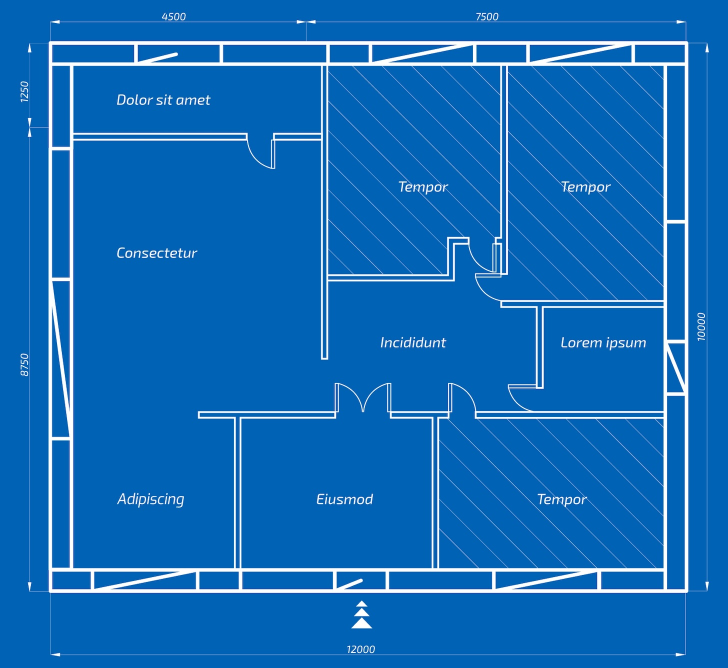
#> input picture src/data/input/plan.jpg, 1456 x 1336 px (shown at 1/2 size); its folder holds only this picture in this run
$ python annotate_floorplan_batches_click.py --input ../../data/input --out out.png
#> lines starting #> are read from the running program, lines starting #| are printed output that depends on the picture
#!/usr/bin/env python3
# -*- coding: utf-8 -*-
"""
annotate_floorplan_batches_click.py

Пакетная ручная разметка кандидатов планировок через клики мышью.

Логика
======
Показывается батч 3 x 4 = 12 изображений.

По умолчанию все картинки в батче считаются GOOD.
Если кликнуть по картинке:
    она помечается как BAD и подсвечивается красной рамкой 4 px.
Если кликнуть по ней второй раз:
    BAD снимается, картинка снова GOOD.

Переходы
========
SPACE / ENTER / ArrowRight / d / n
    сохранить текущий батч и перейти вперёд.

ArrowLeft / a / p / Backspace
    сохранить текущий батч и перейти назад.

q / ESC
    сохранить и выйти.

r
    сбросить выделения BAD в текущем батче: все GOOD.

x
    пометить все 12 как BAD.

Цель
====
Быстро разметить ~1400-1600 crop-кандидатов:
    кликами отмечаешь только плохие,
    Enter/Space — следующий батч.

Вход
====
Лучше использовать results.csv ранжировщика, чтобы порядок был по убыванию score:

python3 src/tools/annotate_floorplan_batches_click.py \
  --results-csv data/housesru/floorplans_ranked_v2/results.csv \
  --out data/housesru/floorplans_manual_click_v1 \
  --mode symlink \
  --limit 1600

Если надо размечать уже готовую папку ranked_all/top_k:

python3 src/tools/annotate_floorplan_batches_click.py \
  --input data/housesru/floorplans_ranked_v2/ranked_all \
  --out data/housesru/floorplans_manual_click_v1 \
  --mode symlink \
  --limit 1600

Выход
=====
out/
  labels.jsonl
  labels.csv
  annotation_manifest.json
  good/
  bad/

Можно прерываться через q/ESC и продолжать той же командой.
"""

from __future__ import annotations

import argparse
import csv
import json
import os
import re
import shutil
import time
from dataclasses import dataclass
from pathlib import Path
from typing import Any, Optional

import cv2
import numpy as np


IMAGE_EXTS = {".png", ".jpg", ".jpeg", ".webp", ".bmp", ".tif", ".tiff"}


@dataclass
class Candidate:
    index: int
    src: str
    name: str
    score: float
    rank: int
    hard_reject: bool
    meta: dict[str, Any]


@dataclass
class CellBox:
    position: int
    x0: int
    y0: int
    x1: int
    y1: int


class ClickState:
    def __init__(self) -> None:
        self.bad_positions: set[int] = set()
        self.cell_boxes: list[CellBox] = []
        self.dirty: bool = True
        self.action: Optional[str] = None


def ensure_dir(path: Path) -> None:
    path.mkdir(parents=True, exist_ok=True)


def safe_name(value: str) -> str:
    value = re.sub(r"[^a-zA-Z0-9_.-]+", "_", value.strip())
    value = re.sub(r"_+", "_", value)
    return value.strip("_") or "image"


# [21 lines left out: functions parse_bool, parse_float, parse_int, not called in this run]


def infer_score_from_name(path: Path) -> float:
    m = re.search(r"score_([+-]?\d+(?:\.\d+)?)", path.name)
    if m:
        return parse_float(m.group(1), 0.0)
    return 0.0


def infer_rank_from_name(path: Path) -> int:
    m = re.match(r"^(\d{1,8})__", path.name)
    if m:
        return int(m.group(1))
    return 10**9


def find_images(input_dir: Path) -> list[Path]:
    return sorted(
        p for p in input_dir.rglob("*")
        if p.is_file() and p.suffix.lower() in IMAGE_EXTS
    )


def load_candidates_from_dir(input_dir: Path) -> list[Candidate]:
    images = find_images(input_dir)

    candidates: list[Candidate] = []
    for i, path in enumerate(images, start=1):
        candidates.append(
            Candidate(
                index=i,
                src=str(path.resolve()),
                name=path.name,
                score=infer_score_from_name(path),
                rank=infer_rank_from_name(path),
                hard_reject=False,
                meta={},
            )
        )

    candidates.sort(key=lambda c: (c.rank, -c.score, c.name))

    for i, c in enumerate(candidates, start=1):
        c.index = i

    return candidates


# [48 lines left out: functions resolve_candidate_source, load_candidates_from_csv, not called in this run]


def read_existing_labels(labels_path: Path) -> dict[str, dict[str, Any]]:
    if not labels_path.exists():
        return {}

    labels: dict[str, dict[str, Any]] = {}
    with labels_path.open("r", encoding="utf-8") as f:
        for line in f:
            line = line.strip()
            if not line:
                continue
            try:
                row = json.loads(line)
            except Exception:
                continue
            src = row.get("src")
            if src:
                labels[str(src)] = row

    return labels


def rewrite_labels(labels_path: Path, labels: dict[str, dict[str, Any]], candidates: list[Candidate]) -> None:
    ensure_dir(labels_path.parent)
    order = {c.src: i for i, c in enumerate(candidates)}
    rows = sorted(labels.values(), key=lambda r: order.get(str(r.get("src")), 10**9))

    with labels_path.open("w", encoding="utf-8") as f:
        for row in rows:
            f.write(json.dumps(row, ensure_ascii=False) + "\n")


def write_labels_csv(csv_path: Path, labels: dict[str, dict[str, Any]], candidates: list[Candidate]) -> None:
    ensure_dir(csv_path.parent)
    order = {c.src: i for i, c in enumerate(candidates)}
    rows = sorted(labels.values(), key=lambda r: order.get(str(r.get("src")), 10**9))

    fieldnames = [
        "src",
        "name",
        "label",
        "is_good",
        "score",
        "rank",
        "candidate_index",
        "batch_index",
        "position_in_batch",
        "hard_reject",
        "annotated_at_unix",
    ]

    with csv_path.open("w", encoding="utf-8", newline="") as f:
        writer = csv.DictWriter(f, fieldnames=fieldnames)
        writer.writeheader()
        for row in rows:
            writer.writerow({k: row.get(k, "") for k in fieldnames})


def materialize(src: Path, dst: Path, mode: str) -> None:
    ensure_dir(dst.parent)

    if dst.exists() or dst.is_symlink():
        dst.unlink()

    if mode == "copy":
        shutil.copy2(src, dst)
    elif mode == "symlink":
        os.symlink(src.resolve(), dst)
    elif mode == "hardlink":
        try:
            os.link(src, dst)
        except OSError:
            shutil.copy2(src, dst)
    else:
        raise ValueError(mode)


def rebuild_label_dirs(out_dir: Path, labels: dict[str, dict[str, Any]], candidates: list[Candidate], mode: str) -> None:
    good_dir = out_dir / "good"
    bad_dir = out_dir / "bad"

    if good_dir.exists():
        shutil.rmtree(good_dir)
    if bad_dir.exists():
        shutil.rmtree(bad_dir)

    ensure_dir(good_dir)
    ensure_dir(bad_dir)

    by_src = {c.src: c for c in candidates}

    for src, row in labels.items():
        c = by_src.get(src)
        if c is None:
            continue

        src_path = Path(src)
        if not src_path.exists():
            continue

        prefix = f"{c.index:06d}__score_{c.score:+08.3f}__"
        dst_name = prefix + safe_name(c.name)

        dst = (good_dir if row.get("is_good") else bad_dir) / dst_name
        materialize(src_path, dst, mode=mode)


def write_manifest(out_dir: Path, candidates: list[Candidate], labels: dict[str, dict[str, Any]], args: argparse.Namespace) -> None:
    good_count = sum(1 for row in labels.values() if row.get("is_good"))
    bad_count = sum(1 for row in labels.values() if not row.get("is_good"))

    manifest = {
        "schema": "manual_floorplan_click_batch_annotation/v1",
        "input": args.input,
        "results_csv": args.results_csv,
        "out": str(out_dir),
        "mode": args.mode,
        "batch_size": args.rows * args.cols,
        "rows": args.rows,
        "cols": args.cols,
        "candidate_count": len(candidates),
        "labeled_count": len(labels),
        "good_count": good_count,
        "bad_count": bad_count,
        "remaining_count": max(0, len(candidates) - len(labels)),
        "labels_jsonl": str(out_dir / "labels.jsonl"),
        "labels_csv": str(out_dir / "labels.csv"),
        "good_dir": str(out_dir / "good"),
        "bad_dir": str(out_dir / "bad"),
    }

    (out_dir / "annotation_manifest.json").write_text(
        json.dumps(manifest, ensure_ascii=False, indent=2),
        encoding="utf-8",
    )


def label_row(candidate: Candidate, label: str, batch_index: int, position_in_batch: int) -> dict[str, Any]:
    is_good = label == "good"
    return {
        "src": candidate.src,
        "name": candidate.name,
        "label": label,
        "is_good": is_good,
        "score": candidate.score,
        "rank": candidate.rank,
        "candidate_index": candidate.index,
        "batch_index": batch_index,
        "position_in_batch": position_in_batch,
        "hard_reject": candidate.hard_reject,
        "annotated_at_unix": time.time(),
        "meta": candidate.meta,
    }


def chunk_candidates(candidates: list[Candidate], batch_size: int) -> list[list[Candidate]]:
    return [candidates[i:i + batch_size] for i in range(0, len(candidates), batch_size)]


def find_start_batch(batches: list[list[Candidate]], labels: dict[str, dict[str, Any]]) -> int:
    for i, batch in enumerate(batches):
        if any(c.src not in labels for c in batch):
            return i
    return max(0, len(batches) - 1)


def save_all(out_dir: Path, labels: dict[str, dict[str, Any]], candidates: list[Candidate], args: argparse.Namespace) -> None:
    rewrite_labels(out_dir / "labels.jsonl", labels, candidates)
    write_labels_csv(out_dir / "labels.csv", labels, candidates)
    write_manifest(out_dir, candidates, labels, args)


def imread_unicode(path: Path) -> np.ndarray:
    data = np.fromfile(str(path), dtype=np.uint8)
    img = cv2.imdecode(data, cv2.IMREAD_COLOR)
    if img is None:
        img = np.full((200, 300, 3), 255, dtype=np.uint8)
        cv2.putText(
            img,
            "cannot read",
            (20, 100),
            cv2.FONT_HERSHEY_SIMPLEX,
            0.8,
            (0, 0, 255),
            2,
            cv2.LINE_AA,
        )
    return img


def fit_to_cell(img: np.ndarray, cell_w: int, cell_h: int, pad: int = 10) -> np.ndarray:
    max_w = max(1, cell_w - 2 * pad)
    max_h = max(1, cell_h - 2 * pad)

    h, w = img.shape[:2]
    if h <= 0 or w <= 0:
        return np.full((cell_h, cell_w, 3), 255, dtype=np.uint8)

    scale = min(max_w / w, max_h / h)
    new_w = max(1, int(round(w * scale)))
    new_h = max(1, int(round(h * scale)))

    resized = cv2.resize(img, (new_w, new_h), interpolation=cv2.INTER_AREA)

    canvas = np.full((cell_h, cell_w, 3), 245, dtype=np.uint8)
    x0 = (cell_w - new_w) // 2
    y0 = (cell_h - new_h) // 2
    canvas[y0:y0 + new_h, x0:x0 + new_w] = resized
    return canvas


def draw_label_box(cell: np.ndarray, text: str, color: tuple[int, int, int]) -> None:
    cv2.rectangle(cell, (0, 0), (cell.shape[1] - 1, 36), color, thickness=-1)
    cv2.putText(
        cell,
        text,
        (10, 25),
        cv2.FONT_HERSHEY_SIMPLEX,
        0.68,
        (255, 255, 255),
        2,
        cv2.LINE_AA,
    )


def make_batch_canvas(
    batch: list[Candidate],
    labels: dict[str, dict[str, Any]],
    state: ClickState,
    *,
    batch_index: int,
    batch_count: int,
    rows: int,
    cols: int,
    cell_w: int,
    cell_h: int,
) -> np.ndarray:
    header_h = 98
    grid_h = rows * cell_h
    grid_w = cols * cell_w
    canvas = np.full((header_h + grid_h, grid_w, 3), 238, dtype=np.uint8)

    good_count = sum(1 for row in labels.values() if row.get("is_good"))
    bad_count = sum(1 for row in labels.values() if not row.get("is_good"))

    header_lines = [
        f"Batch {batch_index + 1}/{batch_count} | images {batch[0].index}-{batch[-1].index}",
        "Click image: toggle BAD red border | SPACE/ENTER/Right: next | Left/Backspace: prev | r: reset | x: all bad | q/ESC: quit",
        f"labeled={len(labels)} good={good_count} bad={bad_count} | current bad in batch={len(state.bad_positions)}",
    ]

    y = 26
    for line in header_lines:
        cv2.putText(
            canvas,
            line,
            (14, y),
            cv2.FONT_HERSHEY_SIMPLEX,
            0.55,
            (20, 20, 20),
            1,
            cv2.LINE_AA,
        )
        y += 26

    state.cell_boxes = []

    for pos in range(rows * cols):
        r = pos // cols
        c = pos % cols
        x0 = c * cell_w
        y0 = header_h + r * cell_h
        x1 = x0 + cell_w
        y1 = y0 + cell_h

        cell = np.full((cell_h, cell_w, 3), 250, dtype=np.uint8)

        if pos < len(batch):
            cand = batch[pos]
            img = imread_unicode(Path(cand.src))
            cell_img = fit_to_cell(img, cell_w=cell_w, cell_h=cell_h, pad=14)
            cell[:] = cell_img

            position = pos + 1
            is_bad = position in state.bad_positions

            color = (30, 30, 180) if is_bad else (45, 120, 45)
            state_text = "BAD" if is_bad else "GOOD"
            title = f"{position} | #{cand.index} | {cand.score:+.2f} | {state_text}"
            draw_label_box(cell, title, color)

            short_name = cand.name
            if len(short_name) > 58:
                short_name = short_name[:55] + "..."

            cv2.rectangle(cell, (0, cell_h - 34), (cell_w - 1, cell_h - 1), (255, 255, 255), thickness=-1)
            cv2.putText(
                cell,
                short_name,
                (8, cell_h - 12),
                cv2.FONT_HERSHEY_SIMPLEX,
                0.36,
                (20, 20, 20),
                1,
                cv2.LINE_AA,
            )

            # Основная рамка.
            cv2.rectangle(cell, (0, 0), (cell_w - 1, cell_h - 1), (80, 80, 80), 1)

            # Красная рамка 4 px для плохих.
            if is_bad:
                for t in range(4):
                    cv2.rectangle(
                        cell,
                        (t, t),
                        (cell_w - 1 - t, cell_h - 1 - t),
                        (0, 0, 255),
                        1,
                    )

            state.cell_boxes.append(CellBox(position=position, x0=x0, y0=y0, x1=x1, y1=y1))
        else:
            cv2.rectangle(cell, (0, 0), (cell_w - 1, cell_h - 1), (160, 160, 160), 1)

        canvas[y0:y1, x0:x1] = cell

    return canvas


def apply_batch_labels(
    batch: list[Candidate],
    labels: dict[str, dict[str, Any]],
    state: ClickState,
    *,
    batch_index: int,
) -> None:
    for pos, cand in enumerate(batch, start=1):
        label = "bad" if pos in state.bad_positions else "good"
        labels[cand.src] = label_row(
            cand,
            label,
            batch_index=batch_index + 1,
            position_in_batch=pos,
        )


def load_batch_state_from_labels(batch: list[Candidate], labels: dict[str, dict[str, Any]]) -> ClickState:
    state = ClickState()

    # При первом показе неразмеченного батча все считаются хорошими.
    # Если батч уже был размечен, восстанавливаем BAD.
    for pos, cand in enumerate(batch, start=1):
        row = labels.get(cand.src)
        if row is not None and not row.get("is_good", False):
            state.bad_positions.add(pos)

    return state


# [14 lines left out: function on_mouse, not called in this run]


def print_help() -> None:
    print()
    print("Управление:")
    print("  click по картинке         -> toggle BAD / GOOD")
    print("  BAD = красная рамка 4 px")
    print("  SPACE / ENTER / Right / d -> сохранить батч и вперёд")
    print("  Left / a / p / Backspace  -> сохранить батч и назад")
    print("  r                         -> все GOOD в текущем батче")
    print("  x                         -> все BAD в текущем батче")
    print("  q / ESC                   -> сохранить и выйти")
    print()


def is_next_key(key: int) -> bool:
    low = key & 0xFF
    return low in {13, 10, 32, ord("d"), ord("n")} or key in {83, 65363, 2555904, 63235}


def is_prev_key(key: int) -> bool:
    low = key & 0xFF
    return low in {8, 127, ord("a"), ord("p"), ord("b")} or key in {81, 65361, 2424832, 63234}


def is_quit_key(key: int) -> bool:
    low = key & 0xFF
    return low in {27, ord("q")}


def main() -> int:
    parser = argparse.ArgumentParser(description="Click-based batch annotation of floorplan candidates.")
    parser.add_argument("--input", help="Input directory with ranked images.")
    parser.add_argument("--results-csv", help="Ranker results.csv. If provided, order is taken from score.")
    parser.add_argument("--out", required=True)
    parser.add_argument("--mode", choices=["copy", "symlink", "hardlink"], default="symlink")
    parser.add_argument("--limit", type=int, default=None)
    parser.add_argument("--include-hard-rejects", action="store_true")
    parser.add_argument("--rows", type=int, default=3)
    parser.add_argument("--cols", type=int, default=4)
    parser.add_argument("--cell-width", type=int, default=360)
    parser.add_argument("--cell-height", type=int, default=260)
    parser.add_argument("--window-name", default="floorplan click annotation")
    parser.add_argument("--reset", action="store_true", help="Delete previous labels in out directory.")
    args = parser.parse_args()

    if not args.input and not args.results_csv:
        raise SystemExit("Need --input or --results-csv")

    out_dir = Path(args.out).expanduser().resolve()
    ensure_dir(out_dir)

    labels_path = out_dir / "labels.jsonl"
    labels_csv_path = out_dir / "labels.csv"

    if args.reset:
        if labels_path.exists():
            labels_path.unlink()
        if labels_csv_path.exists():
            labels_csv_path.unlink()
        for sub in ["good", "bad"]:
            d = out_dir / sub
            if d.exists():
                shutil.rmtree(d)

    if args.results_csv:
        candidates = load_candidates_from_csv(Path(args.results_csv).expanduser().resolve(), include_hard_rejects=args.include_hard_rejects)
    else:
        candidates = load_candidates_from_dir(Path(args.input).expanduser().resolve())

    if args.limit is not None:
        candidates = candidates[: args.limit]

    for i, c in enumerate(candidates, start=1):
        c.index = i

    if not candidates:
        raise SystemExit("No candidates found")

    batch_size = args.rows * args.cols
    batches = chunk_candidates(candidates, batch_size)

    labels = read_existing_labels(labels_path)
    current_batch = find_start_batch(batches, labels)

    print("candidates:", len(candidates))
    print("batch_size:", batch_size)
    print("batches:", len(batches))
    print("already labeled:", len(labels))
    print("start batch:", current_batch + 1)
    print_help()

    cv2.namedWindow(args.window_name, cv2.WINDOW_NORMAL)

    try:
        while 0 <= current_batch < len(batches):
            batch = batches[current_batch]
            state = load_batch_state_from_labels(batch, labels)
            cv2.setMouseCallback(args.window_name, on_mouse, state)

            while True:
                if state.dirty:
                    canvas = make_batch_canvas(
                        batch,
                        labels,
                        state,
                        batch_index=current_batch,
                        batch_count=len(batches),
                        rows=args.rows,
                        cols=args.cols,
                        cell_w=args.cell_width,
                        cell_h=args.cell_height,
                    )
#> in imread_unicode, img is the input picture: shape (1336, 1456, 3); mean B, G, R 185.1, 107.7, 17.5
#> in fit_to_cell, `resized = cv2.resize(img, (new_w, new_h), interpolation=cv2.INTER_AREA)`:
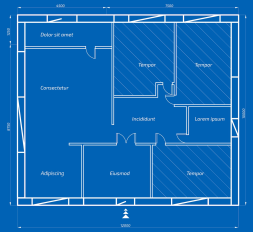
#> resized: shape (232, 253, 3); mean B, G, R 185.1, 107.7, 17.5
#> in fit_to_cell, `canvas[y0:y0 + new_h, x0:x0 + new_w] = resized`:
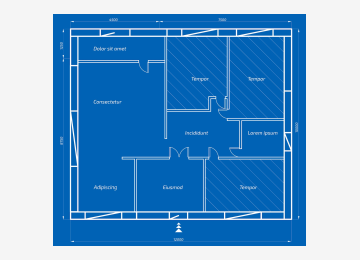
#> canvas: shape (260, 360, 3); mean B, G, R 207.4, 158.9, 102.3
#> in make_batch_canvas, `cv2.rectangle(cell, (0, 0), (cell_w - 1, cell_h - 1), (80, 80, 80), 1)`:
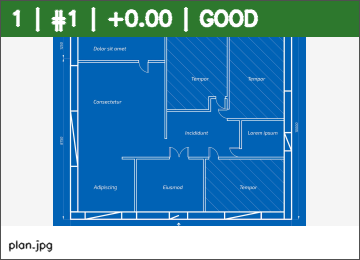
#> cell: shape (260, 360, 3); mean B, G, R 189.4, 158.7, 103.6
#> in make_batch_canvas, `canvas[y0:y1, x0:x1] = cell`:
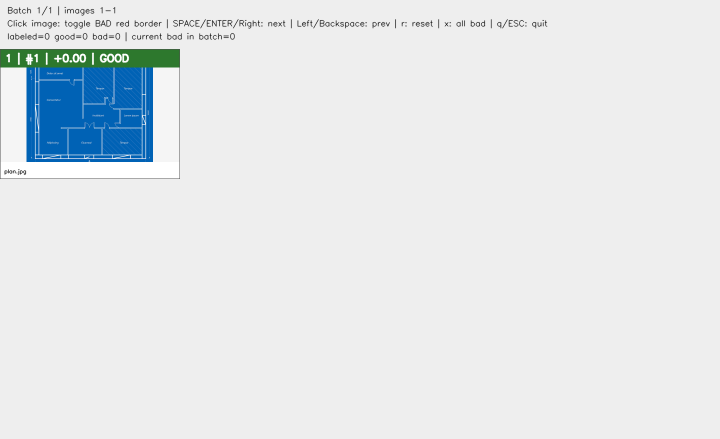
#> canvas: shape (878, 1440, 3) (shown at 1/2 size); mean B, G, R 233.6, 231.3, 227.3
                    cv2.imshow(args.window_name, canvas)
                    state.dirty = False

                key = cv2.waitKey(40)
#> (key q is pressed here)

                if key == -1:
                    continue

                low = key & 0xFF

                if is_quit_key(key):
                    apply_batch_labels(batch, labels, state, batch_index=current_batch)
                    save_all(out_dir, labels, candidates, args)
                    current_batch = len(batches)
                    break

                if low == ord("?"):
                    print_help()
                    continue

                if low == ord("r"):
                    state.bad_positions.clear()
                    state.dirty = True
                    continue

                if low == ord("x"):
                    state.bad_positions = set(range(1, len(batch) + 1))
                    state.dirty = True
                    continue

                if is_next_key(key):
                    apply_batch_labels(batch, labels, state, batch_index=current_batch)
                    save_all(out_dir, labels, candidates, args)
                    print(
                        f"saved batch {current_batch + 1}/{len(batches)}: "
                        f"good={len(batch) - len(state.bad_positions)} bad={len(state.bad_positions)}"
                    )
                    current_batch += 1
                    break

                if is_prev_key(key):
                    apply_batch_labels(batch, labels, state, batch_index=current_batch)
                    save_all(out_dir, labels, candidates, args)
                    print(
                        f"saved batch {current_batch + 1}/{len(batches)} and moved back: "
                        f"good={len(batch) - len(state.bad_positions)} bad={len(state.bad_positions)}"
                    )
                    current_batch = max(0, current_batch - 1)
                    break

    finally:
        cv2.destroyAllWindows()
        save_all(out_dir, labels, candidates, args)
        print("rebuilding good/bad dirs...")
        rebuild_label_dirs(out_dir, labels, candidates, args.mode)

    print("saved:", out_dir)
    print("labels:", out_dir / "labels.jsonl")
    print("csv:", out_dir / "labels.csv")
    print("good:", out_dir / "good")
    print("bad:", out_dir / "bad")
    return 0


if __name__ == "__main__":
    raise SystemExit(main())
#> (the program exits here)
